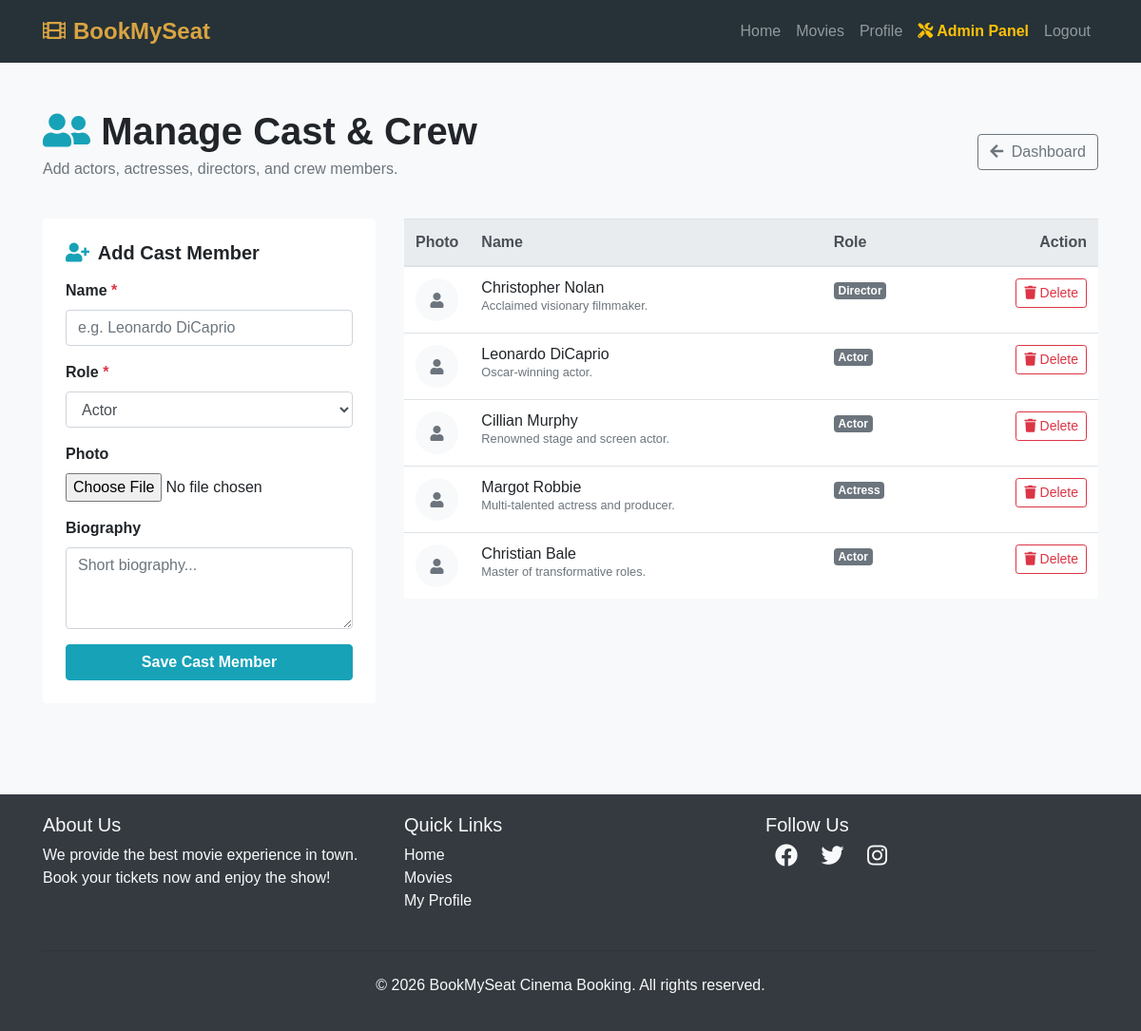
The page /movies/custom-admin/cast/ (signed in) on the database its author committed.
### movies/models.py (models this page shows, shortened)
class CastMember(models.Model):
    ROLE_CHOICES = [
        ('Actor', 'Actor'),
        ('Actress', 'Actress'),
        ('Director', 'Director'),
        ('Producer', 'Producer'),
        ('Writer', 'Writer'),
    ]
    name = models.CharField(max_length=255)
    role = models.CharField(max_length=50, choices=ROLE_CHOICES, default='Actor')
    photo = models.ImageField(upload_to='cast/', blank=True, null=True)
    bio = models.TextField(blank=True, null=True)

### movies/views.py (the view, shortened to what this page needs)
# urls.py: path('custom-admin/cast/', views.manage_cast, name='manage_cast'),
@user_passes_test(staff_check, login_url='/login/')
def manage_cast(request):
    if not request.user.has_perm('movies.view_castmember'):
        return HttpResponseForbidden('Permission denied.')
    cast_members = CastMember.objects.all()
    return render(request, 'movies/custom_admin/cast_list.html', {'cast_members': cast_members})

### movies/views.py (called while the page is built)
def staff_check(user):
    return user.is_authenticated and user.is_staff

### bookmyseat/templates/movies/custom_admin/cast_list.html (shortened to what this page needs)
{% extends "users/basic.html" %}
{% block content %}
<div class="py-4">
    <div class="d-flex justify-content-between align-items-center mb-4">
        <div>
            <h1 class="font-weight-bold mb-1"><i class="fas fa-user-friends text-info"></i> Manage Cast & Crew</h1>
            <p class="text-muted">Add actors, actresses, directors, and crew members.</p>
        </div>
        <a href="{% url 'custom_admin_dashboard' %}" class="btn btn-outline-secondary">
            <i class="fas fa-arrow-left mr-1"></i> Dashboard
        </a>
    </div>
    <div class="row">
        <div class="col-md-4 mb-4">
            <div class="card border-0 shadow-sm rounded-lg p-4 bg-white">
                <h5 class="font-weight-bold mb-3"><i class="fas fa-user-plus text-info mr-1"></i> Add Cast Member</h5>
                <form method="POST" enctype="multipart/form-data">
                    <div class="form-group mb-3">
                        <label class="font-weight-bold">Name <span class="text-danger">*</span></label>
                        <input type="text" name="name" class="form-control" placeholder="e.g. Leonardo DiCaprio" required>
                    </div>
                    <div class="form-group mb-3">
                        <label class="font-weight-bold">Role <span class="text-danger">*</span></label>
                        <select name="role" class="form-control">
                            <option value="Actor">Actor</option>
                        </select>
                    </div>
                    <div class="form-group mb-3">
                        <label class="font-weight-bold">Photo</label>
                        <input type="file" name="photo" class="form-control-file" accept="image/*">
                    </div>
                    <div class="form-group mb-3">
                        <label class="font-weight-bold">Biography</label>
                        <textarea name="bio" class="form-control" rows="3" placeholder="Short biography..."></textarea>
                    </div>
                    <button type="submit" class="btn btn-info btn-block font-weight-bold text-white">Save Cast Member</button>
                </form>
            </div>
        </div>
        <div class="col-md-8">
            <div class="card border-0 shadow-sm rounded-lg overflow-hidden bg-white">
                <div class="card-body p-0">
                    <table class="table table-hover align-middle mb-0">
                        <thead class="thead-light">
                            <tr>
                                <th>Photo</th>
                                <th>Name</th>
                                <th>Role</th>
                                <th class="text-right">Action</th>
                            </tr>
                        </thead>
                        <tbody>
                            {% for cast in cast_members %}
                            <tr>
                                <td style="width: 60px;">
                                    {% if cast.photo %}
                                        <img src="{{ cast.photo.url }}" class="rounded-circle shadow-sm" style="width: 45px; height: 45px; object-fit: cover;">
                                    {% else %}
                                        <div class="rounded-circle bg-light d-flex align-items-center justify-content-center" style="width: 45px; height: 45px;">
                                            <i class="fas fa-user text-secondary"></i>
                                        </div>
                                    {% endif %}
                                </td>
                                <td>
                                    <strong class="h6 mb-0 d-block">{{ cast.name }}</strong>
                                    {% if cast.bio %}<small class="text-muted text-truncate d-block" style="max-width: 250px;">{{ cast.bio }}</small>{% endif %}
                                </td>
                                <td><span class="badge badge-secondary">{{ cast.role }}</span></td>
                                <td class="text-right">
                                    <form method="POST" action="{% url 'delete_cast' cast.id %}" class="d-inline" onsubmit="return confirm('Delete {{ cast.name }}?')">
                                        <button type="submit" class="btn btn-sm btn-outline-danger"><i class="fas fa-trash"></i> Delete</button>
                                    </form>
                                </td>
                            </tr>
                            {% empty %}
                            <tr>
                                <td colspan="4" class="text-center text-muted py-4">No cast members added yet.</td>
                            </tr>
                            {% endfor %}
                        </tbody>
                    </table>
                </div>
            </div>
        </div>
    </div>
</div>
{% endblock %}

### bookmyseat/templates/users/basic.html (style rules this page uses)
body { font-family: Arial, sans-serif; background-color: #f8f9fa; }

### rows shown on the page
CastMember: name "Christopher Nolan", bio "Acclaimed visionary filmmaker.", role "Director"
CastMember: name "Leonardo DiCaprio", bio "Oscar-winning actor.", role "Actor"
CastMember: name "Cillian Murphy", bio "Renowned stage and screen actor.", role "Actor"
CastMember: name "Margot Robbie", bio "Multi-talented actress and producer.", role "Actress"
CastMember: name "Christian Bale", bio "Master of transformative roles.", role "Actor"
